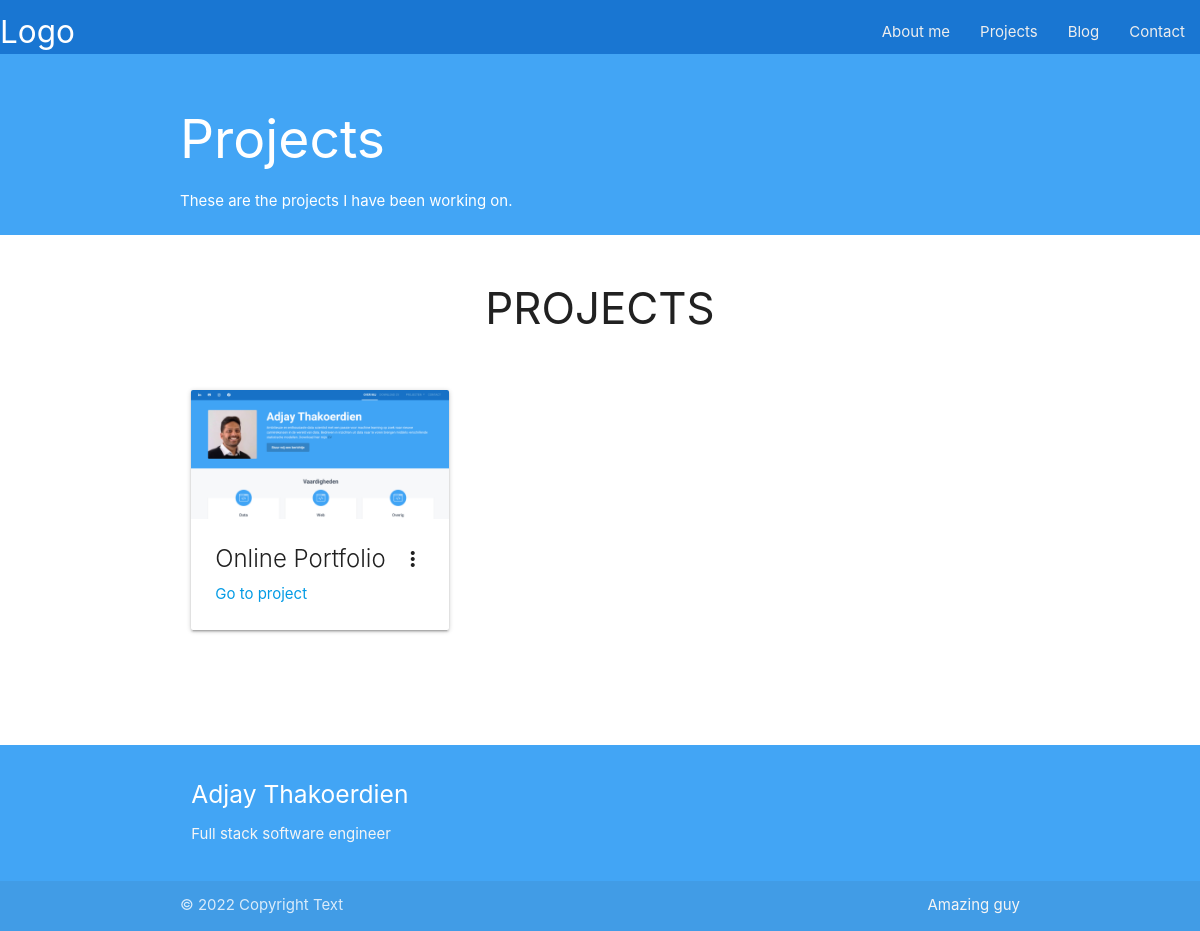
/projects, run on an earlier commit of the app's database.
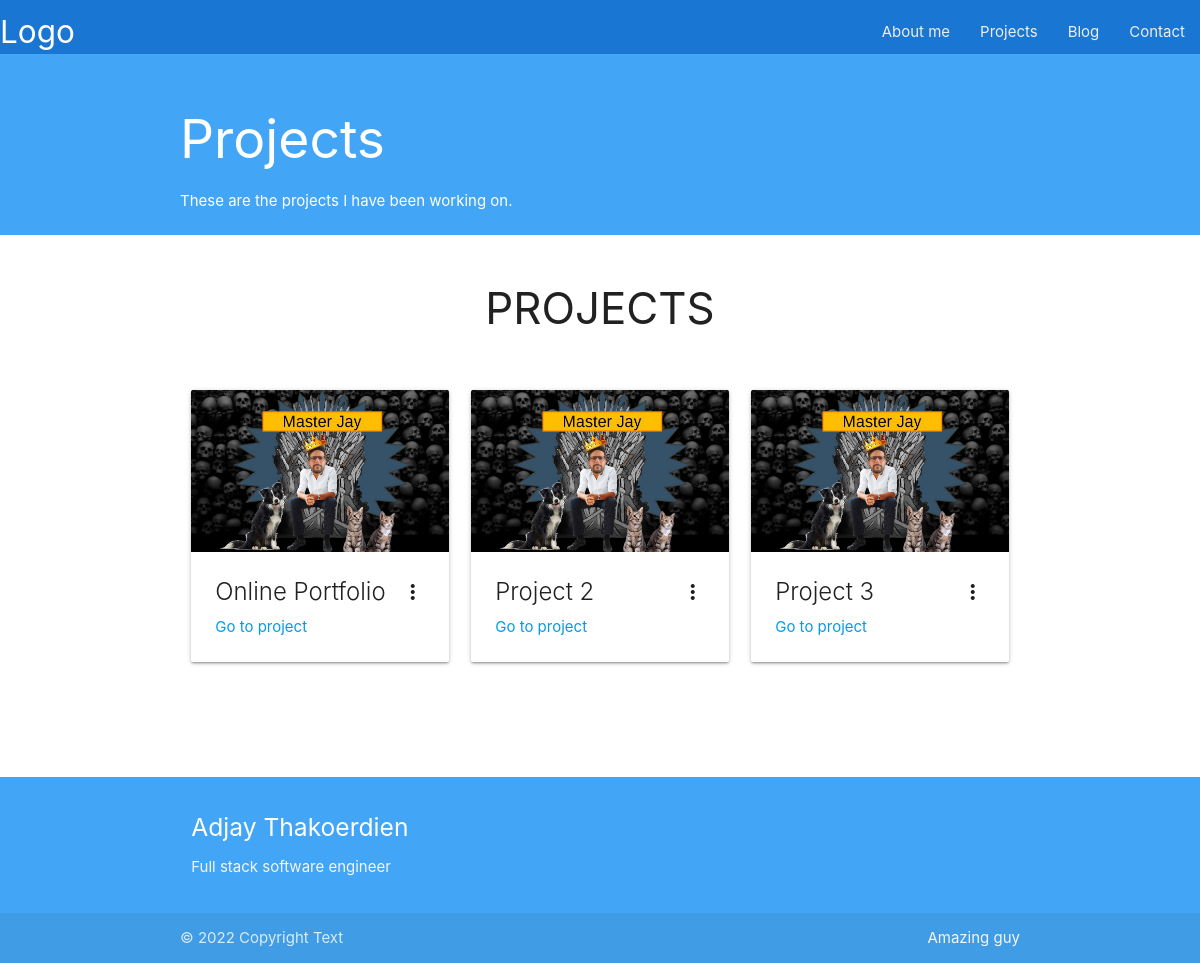
And on a later commit of the database.
### projects/models.py (models this page shows, shortened)
class Project(models.Model):
    title = models.CharField(max_length=100)
    description = models.CharField(max_length=250)
    date = models.DateField(default=datetime.now, blank=True)
    intro = models.TextField(blank=True)
    text = models.TextField()
    text_end = models.TextField(blank=True)
    technologies = models.CharField(max_length=250)
    url = models.TextField(blank=True, max_length=250)
    frontpage = models.BooleanField(blank=True)
    image1 = models.ImageField(null=True, blank=True, upload_to="images/")
    image2 = models.ImageField(null=True, blank=True, upload_to="images/")
    image3 = models.ImageField(null=True, blank=True, upload_to="images/")
    image4 = models.ImageField(null=True, blank=True, upload_to="images/")

### projects/views.py (the view)
# urls.py: path('projects', include('projects.urls'), name="projects"),
def projects(request):
    projects_all = Project.objects.all()
    return render(request, 'projects_all.html', {"projects": projects_all})

### projects/templates/projects_all.html (shortened to what this page needs)
{% extends 'base.html' %}
{% block content %}
<main class=" blue lighten-1 profile-section">
    <div class="container  white-text">
         <h2>Projects</h2>
        These are the projects I have been working on.
        <br><br>
        </div>
</main>
<section class="container">
    <h3 class="center-align">PROJECTS</h3>
    <div class="row">
        {% for project in projects %}
        <div class="col s12 m12 l4">
             <div class="card">
                <div class="card-image waves-effect waves-block waves-light">
                  <img class="activator" src="{{ project.image1.url }}">
                </div>
                <div class="card-content">
                  <span class="card-title activator grey-text text-darken-4">{{ project.title }}<i class="material-icons right">more_vert</i></span>
                  <p><a href="{% url 'project_detail' project.pk %}"">Go to project</a></p>
                </div>
              </div>
        </div>
        {% endfor %}
    </div>
</section>
{% endblock %}

### portfolio/templates/base.html (shortened to what this page needs)
{% load static %}
<!doctype html>
<html lang="en">
  <head>
    <link rel="stylesheet" href="https://cdnjs.cloudflare.com/ajax/libs/materialize/1.0.0/css/materialize.min.css">
    <link rel="stylesheet" href="{% static 'css/global.css' %}">
  </head>
  <body>
  <nav class="nav-wrapper blue darken-2">
    <a href="#" class="brand-logo">Logo</a>
    <ul id="nav-mobile" class="right hide-on-med-and-down">
      <li><a class="grey-text text-lighten-3" href="{% url 'home' %}">About me</a></li>
      <li><a class="grey-text text-lighten-3" href="{% url 'projects' %}">Projects</a></li>
      <li><a class="grey-text text-lighten-3" href="{% url 'blog' %}">Blog</a></li>
      <li><a class="grey-text text-lighten-3" href="{% url 'contact' %}">Contact</a></li>
    </ul>
  </nav>
      {% block content %}
      {% endblock %}
    <footer class="page-footer blue lighten-1">
          <div class="container">
            <div class="row">
              <div class="col l6 s12">
                <h5 class="white-text">Adjay Thakoerdien</h5>
                <p class="grey-text text-lighten-4">Full stack software engineer</p>
              </div>
              <div class="col l4 offset-l2 s12">
              </div>
            </div>
          </div>
          <div class="footer-copyright">
            <div class="container">
            © 2022 Copyright Text
            <a class="grey-text text-lighten-4 right" href="#!">Amazing guy</a>
            </div>
          </div>
        </footer>
  </body>
</html>

### static/css/global.css (style rules this page uses)
.profile-section { margin-top: -10px; padding-top: 20px; }
h3 { margin: 50px 0; }
footer { margin-top: 100px; }

What changed in the data, as far as the page shows it:
changed Project "Online Portfolio": image1: a different picture
added Project: image1 (picture), title "Project 2"
added Project: image1 (picture), title "Project 3"
